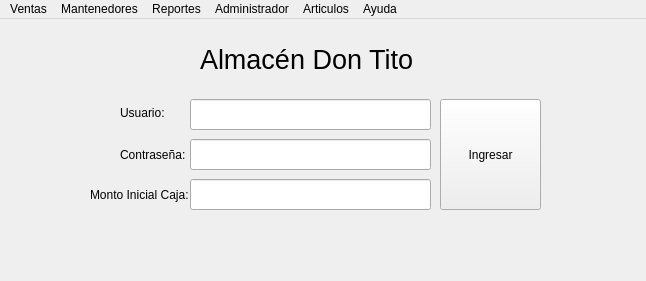
<?xml version="1.0" encoding="UTF-8"?>
<ui version="4.0">
 <class>MainWindow</class>
 <widget class="QMainWindow" name="MainWindow">
  <property name="geometry">
   <rect>
    <x>0</x>
    <y>0</y>
    <width>646</width>
    <height>281</height>
   </rect>
  </property>
  <property name="windowTitle">
   <string>Sistema Ventas Almacen Don Tito</string>
  </property>
  <widget class="QWidget" name="centralwidget">
   <widget class="QLineEdit" name="lineEdit">
    <property name="geometry">
     <rect>
      <x>190</x>
      <y>80</y>
      <width>241</width>
      <height>31</height>
     </rect>
    </property>
   </widget>
   <widget class="QLineEdit" name="lineEdit_2">
    <property name="geometry">
     <rect>
      <x>190</x>
      <y>120</y>
      <width>241</width>
      <height>31</height>
     </rect>
    </property>
   </widget>
   <widget class="QLabel" name="label">
    <property name="geometry">
     <rect>
      <x>120</x>
      <y>84</y>
      <width>61</width>
      <height>20</height>
     </rect>
    </property>
    <property name="text">
     <string>Usuario:</string>
    </property>
   </widget>
   <widget class="QLabel" name="label_2">
    <property name="geometry">
     <rect>
      <x>120</x>
      <y>125</y>
      <width>71</width>
      <height>21</height>
     </rect>
    </property>
    <property name="text">
     <string>Contraseña:</string>
    </property>
   </widget>
   <widget class="QPushButton" name="pushButton">
    <property name="geometry">
     <rect>
      <x>440</x>
      <y>80</y>
      <width>101</width>
      <height>111</height>
     </rect>
    </property>
    <property name="text">
     <string>Ingresar</string>
    </property>
   </widget>
   <widget class="QLabel" name="label_3">
    <property name="geometry">
     <rect>
      <x>200</x>
      <y>10</y>
      <width>221</width>
      <height>61</height>
     </rect>
    </property>
    <property name="text">
     <string>&lt;html&gt;&lt;head/&gt;&lt;body&gt;&lt;p&gt;&lt;span style=&quot; font-size:20pt;&quot;&gt;Almacén Don Tito&lt;/span&gt;&lt;/p&gt;&lt;/body&gt;&lt;/html&gt;</string>
    </property>
   </widget>
   <widget class="QLabel" name="label_4">
    <property name="geometry">
     <rect>
      <x>90</x>
      <y>165</y>
      <width>101</width>
      <height>21</height>
     </rect>
    </property>
    <property name="text">
     <string>Monto Inicial Caja:</string>
    </property>
   </widget>
   <widget class="QLineEdit" name="lineEdit_3">
    <property name="geometry">
     <rect>
      <x>190</x>
      <y>160</y>
      <width>241</width>
      <height>31</height>
     </rect>
    </property>
   </widget>
  </widget>
  <widget class="QMenuBar" name="menubar">
   <property name="geometry">
    <rect>
     <x>0</x>
     <y>0</y>
     <width>646</width>
     <height>22</height>
    </rect>
   </property>
   <widget class="QMenu" name="menuMantenedores">
    <property name="title">
     <string>Mantenedores</string>
    </property>
    <widget class="QMenu" name="subMenuCategoria">
     <property name="title">
      <string>Categoría Productos</string>
     </property>
     <addaction name="subMenuLista_Categoria_Productos"/>
     <addaction name="subMenuIngresar_Categoria_Productos"/>
    </widget>
    <widget class="QMenu" name="menuBodega_Productos">
     <property name="title">
      <string>Bodega Productos</string>
     </property>
     <addaction name="subMenuListar_Bodegas"/>
     <addaction name="subMenuIngresar_Bodegas"/>
    </widget>
    <widget class="QMenu" name="menuProveedores">
     <property name="title">
      <string>Proveedores</string>
     </property>
     <addaction name="subMenuListar_Proveedores"/>
     <addaction name="subMenuIngresar_Proveedor"/>
    </widget>
    <widget class="QMenu" name="menuMedios_de_Pago">
     <property name="title">
      <string>Medios de Pago</string>
     </property>
     <addaction name="subMenuListar_Medios_de_Pago_"/>
     <addaction name="subMenuIngresar_Medios_de_Pago"/>
    </widget>
    <addaction name="subMenuCategoria"/>
    <addaction name="menuBodega_Productos"/>
    <addaction name="menuProveedores"/>
    <addaction name="menuMedios_de_Pago"/>
   </widget>
   <widget class="QMenu" name="menuReportes">
    <property name="title">
     <string>Reportes</string>
    </property>
   </widget>
   <widget class="QMenu" name="menuAdministrador">
    <property name="title">
     <string>Administrador</string>
    </property>
    <widget class="QMenu" name="subMenuUsuarios">
     <property name="title">
      <string>Usuarios</string>
     </property>
     <addaction name="subMenuListar_Usuarios"/>
     <addaction name="subMenuIngresar_Usuarios"/>
    </widget>
    <addaction name="subMenuUsuarios"/>
   </widget>
   <widget class="QMenu" name="menuVentas">
    <property name="title">
     <string>Ventas</string>
    </property>
    <widget class="QMenu" name="subMenuClientes">
     <property name="title">
      <string>Clientes</string>
     </property>
     <addaction name="actionListar"/>
     <addaction name="actionIngresar_Clientes"/>
     <addaction name="actionRecibir_Pago_Clientes"/>
    </widget>
    <addaction name="subMenuPos"/>
    <addaction name="subMenuClientes"/>
    <addaction name="subMenuCerrar_Caja"/>
   </widget>
   <widget class="QMenu" name="menuArticulos">
    <property name="title">
     <string>Articulos</string>
    </property>
    <addaction name="subMenuListar_Articulos"/>
    <addaction name="subMenuIngresar_Articulos"/>
   </widget>
   <widget class="QMenu" name="menuAyuda">
    <property name="title">
     <string>Ayuda</string>
    </property>
    <addaction name="subMenuAcerca_de"/>
   </widget>
   <addaction name="menuVentas"/>
   <addaction name="menuMantenedores"/>
   <addaction name="menuReportes"/>
   <addaction name="menuAdministrador"/>
   <addaction name="menuArticulos"/>
   <addaction name="menuAyuda"/>
  </widget>
  <action name="actionMantenedor">
   <property name="text">
    <string>Mantenedor</string>
   </property>
  </action>
  <action name="actionPagos_Proveedores">
   <property name="text">
    <string>Ingresar Proveedores</string>
   </property>
  </action>
  <action name="actionPOS">
   <property name="text">
    <string>POS</string>
   </property>
  </action>
  <action name="actionClientes">
   <property name="text">
    <string>Clientes</string>
   </property>
  </action>
  <action name="actionPago_Clientes">
   <property name="text">
    <string>Pago Clientes</string>
   </property>
  </action>
  <action name="actionMedios_de_Pago">
   <property name="text">
    <string>Medios de Pago</string>
   </property>
  </action>
  <action name="actionVendedores">
   <property name="text">
    <string>Vendedores</string>
   </property>
  </action>
  <action name="actionDatos_Almacen">
   <property name="text">
    <string>Datos Almacen</string>
   </property>
  </action>
  <action name="subMenuPos">
   <property name="text">
    <string>POS</string>
   </property>
  </action>
  <action name="actionListar">
   <property name="text">
    <string>Lista Clientes</string>
   </property>
  </action>
  <action name="actionIngresar_Clientes">
   <property name="text">
    <string>Ingresar Clientes</string>
   </property>
  </action>
  <action name="actionRecibir_Pago_Clientes">
   <property name="text">
    <string>Recibir Pago Cliente</string>
   </property>
  </action>
  <action name="subMenuVentas">
   <property name="text">
    <string>Ventas</string>
   </property>
  </action>
  <action name="subMenuCerrar_Caja">
   <property name="text">
    <string>Cerrar Caja</string>
   </property>
  </action>
  <action name="subMenuLista_Categoria_Productos">
   <property name="text">
    <string>Listar Categoria Productos</string>
   </property>
  </action>
  <action name="subMenuIngresar_Categoria_Productos">
   <property name="text">
    <string>Ingresar Categoria Productos</string>
   </property>
  </action>
  <action name="actionInsertar_Productos">
   <property name="text">
    <string>Insertar Productos</string>
   </property>
  </action>
  <action name="subMenuListar_Bodegas">
   <property name="text">
    <string>Listar Bodega</string>
   </property>
  </action>
  <action name="subMenuIngresar_Bodegas">
   <property name="text">
    <string>Ingresar Bodega</string>
   </property>
  </action>
  <action name="actionListar_Medios_de_Pago">
   <property name="text">
    <string>Listar Medios de Pago</string>
   </property>
  </action>
  <action name="actionInsertar_Medios_de_Pago">
   <property name="text">
    <string>Ingresar Medios de Pago</string>
   </property>
  </action>
  <action name="subMenuListar_Usuarios">
   <property name="text">
    <string>Listar Usuarios</string>
   </property>
  </action>
  <action name="subMenuIngresar_Usuarios">
   <property name="text">
    <string>Ingresar Usuarios</string>
   </property>
  </action>
  <action name="actionAcerca_de">
   <property name="text">
    <string>Acerca de</string>
   </property>
  </action>
  <action name="subMenuListar_Proveedores">
   <property name="text">
    <string>Listar Proveedores</string>
   </property>
  </action>
  <action name="subMenuIngresar_Proveedor">
   <property name="text">
    <string>Ingresar Proveedor</string>
   </property>
  </action>
  <action name="subMenuListar_Medios_de_Pago_">
   <property name="text">
    <string>Listar Medios de Pago</string>
   </property>
  </action>
  <action name="subMenuIngresar_Medios_de_Pago">
   <property name="text">
    <string>Ingresar Medios de Pago</string>
   </property>
  </action>
  <action name="subMenuClientes_2">
   <property name="text">
    <string>Clientes</string>
   </property>
  </action>
  <action name="subMenuListar_Articulos">
   <property name="text">
    <string>Listar Articulos</string>
   </property>
  </action>
  <action name="subMenuIngresar_Articulos">
   <property name="text">
    <string>Ingresar Articulos</string>
   </property>
  </action>
  <action name="subMenuAcerca_de">
   <property name="text">
    <string>Acerca de</string>
   </property>
  </action>
 </widget>
 <resources/>
 <connections/>
</ui>
